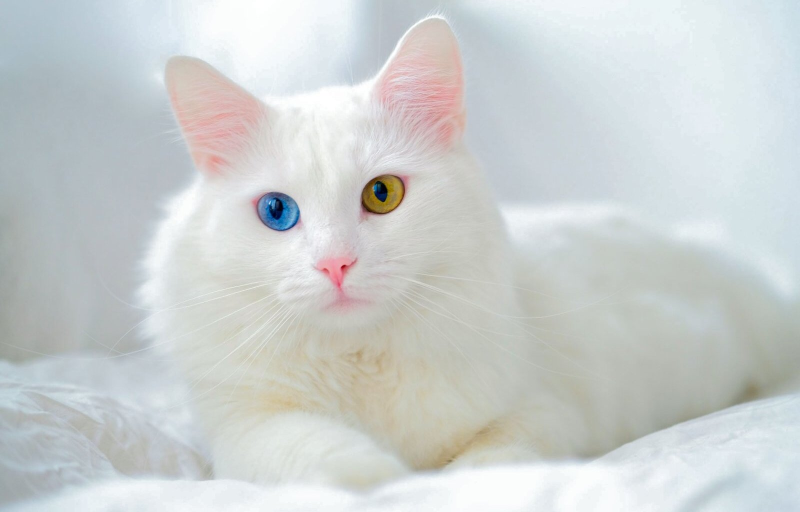
#> input picture tests/cat.jpg, 1600 x 1024 px (shown at 1/2 size)
$ jupyter execute --allow-errors temp.ipynb
#> lines starting #> are read from the running program, lines starting #| are printed output that depends on the picture
[cell 1]
import numpy as np
import cv2
from PIL import Image
import time

from triplerecovery import bits, utils, embed, authenticate, recover

[cell 2]
key = "this is key"
ekey = "this is key"

[cell 3]
imagepath = './cat.jpg'

start_t = time.time()

imarr=np.array(Image.open(imagepath).convert('L'))
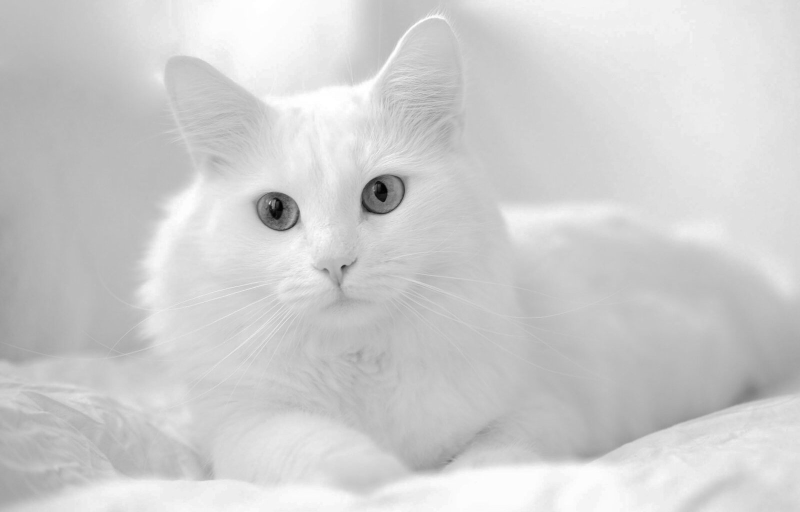
#> imarr: shape (1024, 1600) (shown at 1/2 size); min 0, max 255, mean 206.8
imread_t = time.time()

lookup = np.array([[0, 7, 13, 10],
                    [1, 6, 12, 11],
                    [4, 2, 9, 15],
                    [5, 3, 8, 14]], dtype=np.uint8)

# make recoverybits
#> (the rest of this cell did not finish here and is left out)

[cell 4]
# RE = recover(embedded, lookup, key=ekey, interpolation=cv2.INTER_NEAREST)

#> (a cell that did not finish here is left out)

[cell 6]
from triplerecovery import blocks, authenticate, bits

#> (a cell that did not finish here is left out)

[cell 8]
lookup = np.array([
        [0, 7, 13, 10],
        [1, 6, 12, 11],
        [4, 2, 9, 15],
        [5, 3, 8, 14]], dtype=np.uint8)

start_t = time.time()

recoveredarr = imarr.copy()

# only do if any of the blocks are tempred
#> (the rest of this cell did not finish here and is left out)

[cell 9]
imarr.shape
#> Out = (1024, 1600)
